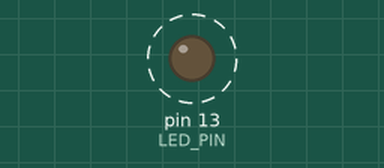
Simulated run of this sketch. Board: Arduino Uno, built with avr-gcc and run on an emulated ATmega328P. On the bench: output pins drawn as LEDs (lit = HIGH). Dashed ring = blinking.

Above: at 0.5 s.
Timing chart, 0 to 3.0 s (numbered marks = the images above):
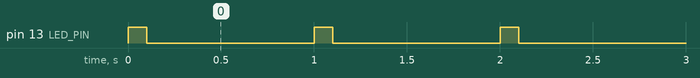

Measured:
- by itself, pin 13 (LED_PIN): alternates HIGH for 0.10 s and LOW for 0.90 s

The sketch:

ProMini8MHzTest.ino
```cpp
#define LED_PIN 13

void setup()
{
    pinMode(LED_PIN, OUTPUT);
}

void loop()
{
    digitalWrite(LED_PIN, 1);
    delay(100);
    digitalWrite(LED_PIN, 0);
    delay(900);
}
```
